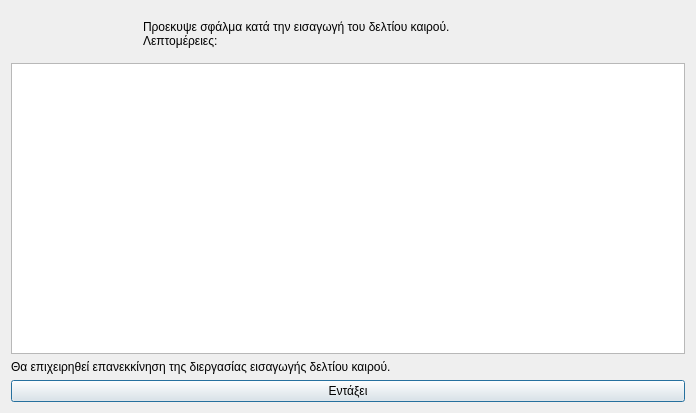
<?xml version="1.0" encoding="UTF-8"?>
<ui version="4.0">
 <class>Dialog</class>
 <widget class="QDialog" name="Dialog">
  <property name="geometry">
   <rect>
    <x>0</x>
    <y>0</y>
    <width>696</width>
    <height>413</height>
   </rect>
  </property>
  <property name="windowTitle">
   <string>Σφάλμα στην διεργασία εισαγωγής δελτίου καιρού</string>
  </property>
  <property name="windowIcon">
   <iconset resource="../../../../icons.qrc">
    <normaloff>:/rest-windows/assets/images/rest-windows/information.png</normaloff>:/rest-windows/assets/images/rest-windows/information.png</iconset>
  </property>
  <layout class="QGridLayout" name="gridLayout">
   <item row="0" column="0">
    <widget class="QFrame" name="frame">
     <property name="styleSheet">
      <string notr="true">QFrame{border:0px;}</string>
     </property>
     <property name="frameShape">
      <enum>QFrame::StyledPanel</enum>
     </property>
     <property name="frameShadow">
      <enum>QFrame::Raised</enum>
     </property>
     <layout class="QHBoxLayout" name="horizontalLayout">
      <item>
       <widget class="QLabel" name="image_label">
        <property name="maximumSize">
         <size>
          <width>117</width>
          <height>117</height>
         </size>
        </property>
        <property name="text">
         <string/>
        </property>
        <property name="pixmap">
         <pixmap resource="../../../../icons.qrc">:/rest-windows/assets/images/rest-windows/information.png</pixmap>
        </property>
        <property name="scaledContents">
         <bool>true</bool>
        </property>
       </widget>
      </item>
      <item>
       <widget class="QLabel" name="label">
        <property name="text">
         <string>Προεκυψε σφάλμα κατά την εισαγωγή του δελτίου καιρού.
Λεπτομέρειες:</string>
        </property>
        <property name="alignment">
         <set>Qt::AlignJustify|Qt::AlignVCenter</set>
        </property>
       </widget>
      </item>
     </layout>
    </widget>
   </item>
   <item row="3" column="0">
    <widget class="QPushButton" name="ok">
     <property name="text">
      <string>Εντάξει</string>
     </property>
     <property name="icon">
      <iconset resource="../../../../icons.qrc">
       <normaloff>:/rest-windows/assets/images/rest-windows/ok.png</normaloff>:/rest-windows/assets/images/rest-windows/ok.png</iconset>
     </property>
    </widget>
   </item>
   <item row="1" column="0">
    <widget class="QPlainTextEdit" name="details"/>
   </item>
   <item row="2" column="0">
    <widget class="QLabel" name="label_2">
     <property name="text">
      <string>Θα επιχειρηθεί επανεκκίνηση της διεργασίας εισαγωγής δελτίου καιρού.</string>
     </property>
     <property name="alignment">
      <set>Qt::AlignJustify|Qt::AlignVCenter</set>
     </property>
    </widget>
   </item>
  </layout>
 </widget>
 <tabstops>
  <tabstop>details</tabstop>
  <tabstop>ok</tabstop>
 </tabstops>
 <resources>
  <include location="../../../../icons.qrc"/>
  <include location="../../../../icons.qrc"/>
  <include location="../../../../icons.qrc"/>
  <include location="../../../../icons.qrc"/>
  <include location="../../../../icons.qrc"/>
 </resources>
 <connections/>
</ui>
